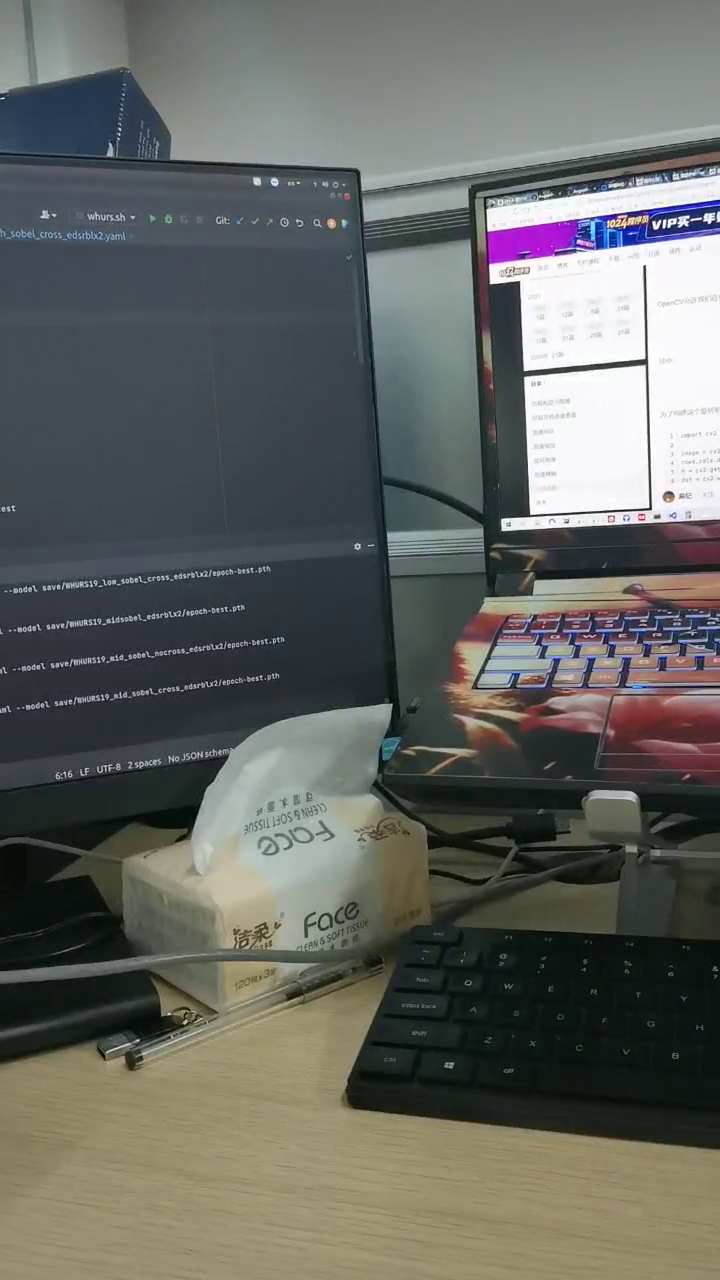
#> input picture frame 30 of blending/A.mp4, 720 x 1280 px
$ python sift_video.py
#> lines starting #> are read from the running program, lines starting #| are printed output that depends on the picture; pictures that were not available may be replaced by others from this repository, and a replacement may not be noted
### blending/sift.py
import cv2

import numpy as np

# [9 lines left out: function cv_show, not called in this run]

def detectAndCompute(image):

    image = cv2.cvtColor(image, cv2.COLOR_BGR2GRAY)

    sift = cv2.SIFT_create()

    (kps, features) = sift.detectAndCompute(image, None)

    kps = np.float32([kp.pt for kp in kps]) # 得到的点需要进一步转换才能使用

    return (kps, features)

def matchKeyPoints(kpsA, kpsB, featuresA, featuresB, ratio = 0.75, reprojThresh = 4.0):

    # ratio是最近邻匹配的推荐阈值

    # reprojThresh是随机取样一致性的推荐阈值

    matcher = cv2.BFMatcher()

    rawMatches = matcher.knnMatch(featuresA, featuresB, 2)

    matches = []

    for m in rawMatches:
        #print(m[0].distance)
        if len(m) == 2 and m[0].distance < ratio * m[1].distance:
            matches.append((m[0].queryIdx, m[0].trainIdx))

    kpsA = np.float32([kpsA[m[0]] for m in matches]) # 使用np.float32转化列表

    kpsB = np.float32([kpsB[m[1]] for m in matches])

    (M, status) = cv2.findHomography(kpsA, kpsB, cv2.RANSAC, reprojThresh)

    return (M, matches, status) # 并不是所有的点都有匹配解，它们的状态存在status中

def stich(imgA, imgB, M):

    result = cv2.warpPerspective(imgA, M, (imgA.shape[1] + imgB.shape[1], imgA.shape[0]))

    result[0:imgA.shape[0], 0:imgB.shape[1]] = imgB

    return result


def drawMatches(imgA, imgB, kpsA, kpsB, matches, status):

    (hA, wA) = imgA.shape[0:2]

    (hB, wB) = imgB.shape[0:2]

    # 注意这里的3通道和uint8类型

    drawImg = np.zeros((max(hA, hB), wA + wB, 3), 'uint8')

    drawImg[0:hB, 0:wB] = imgB

    drawImg[0:hA, wB:] = imgA

    for ((queryIdx, trainIdx),s) in zip(matches, status):

        if s == 1:

            # 注意将float32 --> int

            pt1 = (int(kpsB[trainIdx][0]), int(kpsB[trainIdx][1]))

            pt2 = (int(kpsA[trainIdx][0]) + wB, int(kpsA[trainIdx][1]))

            cv2.line(drawImg, pt1, pt2, (0, 0, 255))

    return drawImg


# [31 lines that do not run on import are left out]

### blending/sift_video.py
import cv2
import numpy as np
from sift import *
import screeninfo

if __name__ =="__main__":


    screen = screeninfo.get_monitors()[0]  # 0 1920*1080   1 2560*1440
    width, height = screen.width, screen.height
    print(width, height)

    captureA = cv2.VideoCapture("A.mp4")
    frames = captureA.get(cv2.CAP_PROP_FRAME_COUNT)
    print(frames)
    fps = captureA.get(cv2.CAP_PROP_FPS)               # 返回视频的fps--帧率
    width = captureA.get(cv2.CAP_PROP_FRAME_WIDTH)     # 返回视频的宽
    height = captureA.get(cv2.CAP_PROP_FRAME_HEIGHT)   # 返回视频的高

    captureB = cv2.VideoCapture("B.mp4")
    frames = captureB.get(cv2.CAP_PROP_FRAME_COUNT)
    print(frames)

    windowname = 'stitcher'
    cv2.namedWindow(windowname, cv2.WINDOW_NORMAL)
    cv2.setWindowProperty(windowname, cv2.WND_PROP_FULLSCREEN, cv2.WINDOW_FULLSCREEN)


    while captureB.isOpened() and captureA.isOpened():
        #while capture.isOpened():
            # 摄像头打开，读取图像
        flag, imageA = captureA.read()
#> imageA is the input picture: shape (1280, 720, 3); mean B, G, R 97.5, 101.8, 99.8
        #imageA = cv2.resize(imageA,(360,640))
        #print(flag, imageA.shape)
        #cv2.imshow("imageA", imageA)


        flag, imageB = captureB.read()
        #imageB = cv2.resize(imageB,(360,640))
        #print(flag, imageB.shape)
        #cv2.imshow("imageB", imageB)


        # 计算SIFT特征点和特征向量
        (kpsA, featuresA) = detectAndCompute(imageA)
#> in detectAndCompute, `image = cv2.cvtColor(image, cv2.COLOR_BGR2GRAY)`:
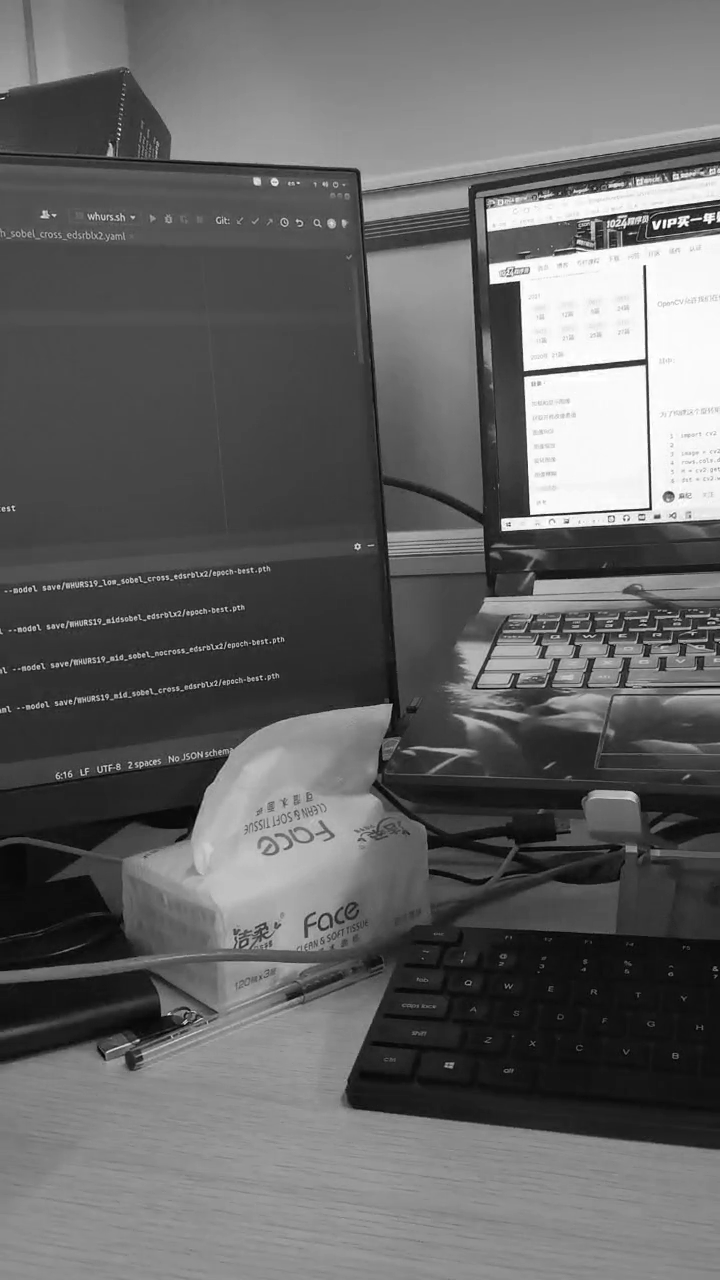
#> image: shape (1280, 720); min 0, max 255, mean 100.7
#> in detectAndCompute, `(kps, features) = sift.detectAndCompute(image, None)`: kps = 1896 keypoints; strongest (x, y, size): (656, 226, 4.5), (708, 218, 6.4), (664, 227, 2.2), (654, 223, 2.3)
#> in detectAndCompute, `kps = np.float32([kp.pt for kp in kps])`: kps = 1896 pairs, first value 3.72 to 717, second value 67.98 to 1129.5
#> kpsA has the same summary as kps in detectAndCompute
        (kpsB, featuresB) = detectAndCompute(imageB)
#> in detectAndCompute (call 2), `(kps, features) = sift.detectAndCompute(image, None)`: kps = 1896 keypoints; strongest (x, y, size): (656, 226, 4.5), (708, 218, 6.4), (664, 227, 2.2), (654, 223, 2.3)
#> kpsB = 1896 pairs, first value 3.72 to 717, second value 67.98 to 1129.5

        # 基于最近邻和随机取样一致性得到一个单应性矩阵
        (M, matches, status) = matchKeyPoints(kpsA, kpsB, featuresA, featuresB)
#> in matchKeyPoints, `rawMatches = matcher.knnMatch(featuresA, featuresB, 2)`: rawMatches = 1896 matches
#> after the loop in matchKeyPoints, `for m in rawMatches:`: matches = 1896 pairs, first value 0 to 1895, second value 0 to 1895
#> in matchKeyPoints, `kpsA = np.float32([kpsA[m[0]] for m in matches])`: kpsA has the same summary as kpsB outside matchKeyPoints
#> in matchKeyPoints, `(M, status) = cv2.findHomography(kpsA, kpsB, cv2.RANSAC, reprojThresh)`: M = [[1, 1.13e-15, -2e-12], [8.03e-15, 1, -3.98e-12], [1.42e-17, 4.17e-18, 1]]; status = 1896 values from 1 to 1
#> status = 1896 values from 1 to 1

        # 绘制匹配结果
        drawMatches(imageA, imageB, kpsA, kpsB, matches, status)
#> in drawMatches, `drawImg[0:hB, 0:wB] = imgB`:
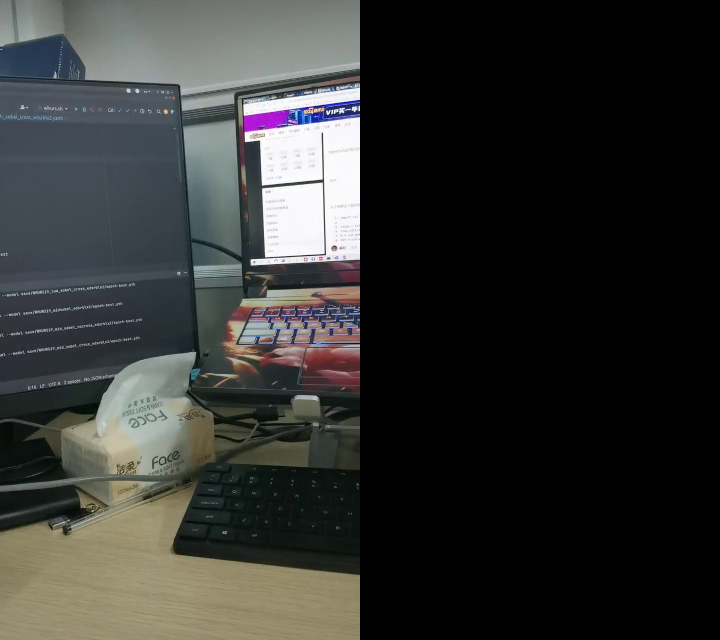
#> drawImg: shape (1280, 1440, 3) (shown at 1/2 size); mean B, G, R 48.8, 50.9, 49.9
#> in drawMatches, `drawImg[0:hA, wB:] = imgA`:
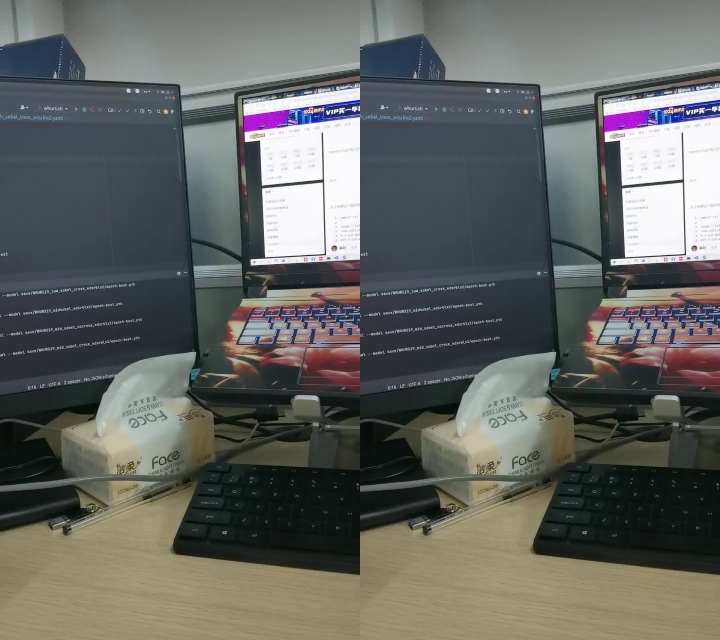
#> drawImg: shape (1280, 1440, 3) (shown at 1/2 size); mean B, G, R 97.5, 101.8, 99.8
#> the loop in drawMatches, `for ((queryIdx, trainIdx),s) in zip(matches, status): ` made 1896 passes
#> (pt1, pt2) on passes 1 to 12: ((3, 709), (723, 709)), ((3, 709), (723, 709)), ((6, 150), (726, 150)), ((7, 507), (727, 507)), ((7, 507), (727, 507)), ((7, 507), (727, 507)), ((8, 985), (728, 985)), ((8, 234), (728, 234)), ((9, 234), (729, 234)), ((11, 87), (731, 87)), ((11, 836), (731, 836)), ((12, 151), (732, 151))
#> pt1 on pass 100: (80, 665)
#> after the loop in drawMatches, `for ((queryIdx, trainIdx),s) in zip(matches, status):`:
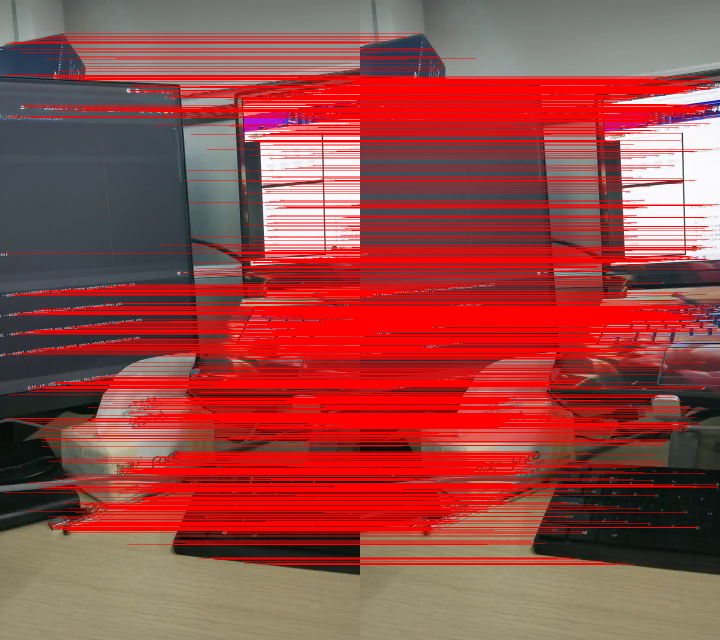
#> drawImg: shape (1280, 1440, 3) (shown at 1/2 size); mean B, G, R 69.7, 73.9, 152

        # 拼接
        stich_image = stich(imageA, imageB, M)
        #cv2.imshow("stich_image", stich_image)


        stitcher = cv2.Stitcher.create(cv2.Stitcher_PANORAMA)
        (status, pano) = stitcher.stitch((imageA, imageB))
#> status = 1
#> (the run stopped early here; a loop or call above may not have finished)
